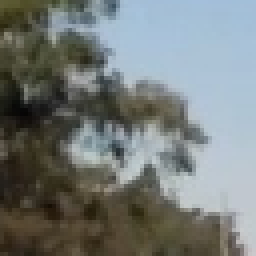
#> input picture data/non-vehicles/Extras/extra108.png, 64 x 64 px (shown 4 times larger); its folder holds only this picture in this run
$ jupyter execute --allow-errors Untitled.ipynb   (shell and % lines are left out)   (older library calls are emulated)
#> lines starting #> are read from the running program, lines starting #| are printed output that depends on the picture
### lesson_functions.py
import matplotlib.image as mpimg
import numpy as np
import cv2
from skimage.feature import hog
import matplotlib.pyplot as plt
# Define a function to return HOG features and visualization
def get_hog_features(img, orient, pix_per_cell, cell_per_block,
                        vis=False, feature_vec=True):
    # Call with two outputs if vis==True
    if vis == True:
        features, hog_image = hog(img, orientations=orient,
                                  pixels_per_cell=(pix_per_cell, pix_per_cell),
                                  cells_per_block=(cell_per_block, cell_per_block),
                                  transform_sqrt=True,
                                  visualise=vis, feature_vector=feature_vec)
        return features, hog_image
    # Otherwise call with one output
    else:
        features = hog(img, orientations=orient,
                       pixels_per_cell=(pix_per_cell, pix_per_cell),
                       cells_per_block=(cell_per_block, cell_per_block),
                       transform_sqrt=True,
                       visualise=vis, feature_vector=feature_vec)
        return features

# Define a function to compute binned color features
def bin_spatial(img, size=(32, 32)):
    # Use cv2.resize().ravel() to create the feature vector
    features = cv2.resize(img, size).ravel()
    # Return the feature vector
    return features
# [7 lines of commented-out code are left out]
def color_hist(img, nbins=32, bins_range=(0, 256)):
    # Compute the histogram of the color channels separately
    channel1_hist = np.histogram(img[:,:,0], bins=nbins, range=bins_range)
    channel2_hist = np.histogram(img[:,:,1], bins=nbins, range=bins_range)
    channel3_hist = np.histogram(img[:,:,2], bins=nbins, range=bins_range)
    # Concatenate the histograms into a single feature vector
    hist_features = np.concatenate((channel1_hist[0], channel2_hist[0], channel3_hist[0]))
    # Return the individual histograms, bin_centers and feature vector
    return hist_features

def convert_color(img, color_space='YCrCb'):
    if color_space != 'RGB':
        if color_space == 'HSV':
            feature_image = cv2.cvtColor(img, cv2.COLOR_BGR2HSV)
        elif color_space == 'LUV':
            feature_image = cv2.cvtColor(img, cv2.COLOR_BGR2LUV)
        elif color_space == 'HLS':
            feature_image = cv2.cvtColor(img, cv2.COLOR_BGR2HLS)
        elif color_space == 'YUV':
            feature_image = cv2.cvtColor(img, cv2.COLOR_BGR2YUV)
        elif color_space == 'YCrCb':
            feature_image = cv2.cvtColor(img, cv2.COLOR_BGR2YCrCb)
    else: feature_image = np.copy(img)
    return feature_image
# Define a function to extract features from a single image window
# This function is very similar to extract_features()
# just for a single image rather than list of images
def single_img_features(img, color_space='RGB', spatial_size=(32, 32),
                        hist_bins=32, orient=9,
                        pix_per_cell=8, cell_per_block=2, hog_channel=0,
                        spatial_feat=True, hist_feat=True, hog_feat=True):
    #1) Define an empty list to receive features
    img_features = []
    #2) Apply color conversion if other than 'RGB'
    feature_image = convert_color(img, color_space)
    # if np.amax(img) > 10:
    #     img = img.astype(np.float32)/255
    #3) Compute spatial features if flag is set
    if spatial_feat == True:
        spatial_features = bin_spatial(feature_image, size=spatial_size)
        #4) Append features to list
        img_features.append(spatial_features)
    #5) Compute histogram features if flag is set
    if hist_feat == True:
        hist_features = color_hist(feature_image, nbins=hist_bins)
        #6) Append features to list
        img_features.append(hist_features)
    #7) Compute HOG features if flag is set
    if hog_feat == True:
        if hog_channel == 'ALL':
            hog_features = []
            for channel in range(feature_image.shape[2]):
                hog_features.extend(get_hog_features(feature_image[:,:,channel],
                                    orient, pix_per_cell, cell_per_block,
                                    vis=False, feature_vec=True))
        else:
            hog_features = get_hog_features(feature_image[:,:,hog_channel], orient,
                        pix_per_cell, cell_per_block, vis=False, feature_vec=True)
        #8) Append features to list
        img_features.append(hog_features)

    #9) Return concatenated array of features
    return np.concatenate(img_features)

# Define a function to extract features from a list of images
# Have this function call bin_spatial() and color_hist()
def extract_features(imgs, color_space='RGB', spatial_size=(32, 32),
                        hist_bins=32, orient=9,
                        pix_per_cell=8, cell_per_block=2, hog_channel=0,
                        spatial_feat=True, hist_feat=True, hog_feat=True):
    # Create a list to append feature vectors to
    features = []
    # Iterate through the list of images
    for file in imgs:

        # img = plt.imread(file)
        img = cv2.imread(file)
        file_features = single_img_features(img, color_space=color_space, spatial_size=spatial_size,
                        hist_bins=hist_bins, orient=orient,
                        pix_per_cell=pix_per_cell, cell_per_block=cell_per_block, hog_channel=hog_channel,
                        spatial_feat=spatial_feat, hist_feat=hist_feat, hog_feat=hog_feat)
        features.append(file_features)
        # argument
        img=cv2.flip(img,1)

        file_features = single_img_features(img, color_space=color_space, spatial_size=spatial_size,
                        hist_bins=hist_bins, orient=orient,
                        pix_per_cell=pix_per_cell, cell_per_block=cell_per_block, hog_channel=hog_channel,
                        spatial_feat=spatial_feat, hist_feat=hist_feat, hog_feat=hog_feat)
        features.append(file_features)
    # Return list of feature vectors
    return features

# Define a function that takes an image,
# start and stop positions in both x and y,
# window size (x and y dimensions),
# and overlap fraction (for both x and y)
# [51 lines left out: functions slide_window, draw_boxes, not called in this run]


def showImg(image):
    plt.imshow(cv2.cvtColor(image, cv2.COLOR_BGR2RGB))
    plt.show()


### Untitled.ipynb
# Vehicle Detection

[cell 1]
# Histogram of Oriented Gradients (HOG)

# 1. Explain how (and identify where in your code) you extracted HOG features from the training images.

# I started by reading in all the vehicle and non-vehicle images.
# Here is an example of one of each of the vehicle and non-vehicle classes:

# read in data
import matplotlib.image as mpimg
import matplotlib.pyplot as plt
import numpy as np
import cv2
import glob
#from skimage.feature import hog
#from skimage import color, exposure
# images are divided up into vehicles and non-vehicles

def readVehicleList(name):
    carlist = []
    images = glob.glob('data/'+name+'/**/*.png', recursive=True)
    for file in images:
        carlist.append(file)

    return carlist

cars = readVehicleList('vehicles')
notcars = readVehicleList('non-vehicles')

# Define a function to return some characteristics of the dataset
def data_look(car_list, notcar_list):
    data_dict = {}
    # Define a key in data_dict "n_cars" and store the number of car images
    data_dict["n_cars"] = len(car_list)
    # Define a key "n_notcars" and store the number of notcar images
    data_dict["n_notcars"] = len(notcar_list)
    # Read in a test image, either car or notcar
    example_img = mpimg.imread(car_list[0])
    # Define a key "image_shape" and store the test image shape 3-tuple
    data_dict["image_shape"] = example_img.shape
    # Define a key "data_type" and store the data type of the test image.
    data_dict["data_type"] = example_img.dtype
    # Return data_dict
    return data_dict

#> (the rest of this cell did not finish here and is left out)

[cell 2]
# I then explored different color spaces and different skimage.hog() parameters
# (orientations, pixels_per_cell, and cells_per_block).
# I grabbed random images from each of the two classes and displayed them
# to get a feel for what the skimage.hog() output looks like.

from skimage.feature import hog

# Define a function to return HOG features and visualization
# [4 lines left out: function get_hog_features, not called in this run]

def get_rand_img_hog(cars, orient, pix_per_cell, cell_per_block):
    # Generate a random index to look at a car image
    ind = np.random.randint(0, len(cars))
    # Read in the image
    image = mpimg.imread(cars[ind])
    gray = cv2.cvtColor(image, cv2.COLOR_RGB2GRAY)
    # Call our function with vis=True to see an image output
    result = get_hog_features(gray, orient,
                            pix_per_cell, cell_per_block,
                            vis=True, feature_vec=False)
    return result, image
# Define HOG parameters
orient = 9
pix_per_cell = 8
cell_per_block = 2
#> (the rest of this cell did not finish here and is left out)

[cell 3]
# Here is an example using the YCrCb color space and HOG parameters of
# orientations=8, pixels_per_cell=(8, 8) and cells_per_block=(2, 2):

[cell 4]
# 2. Explain how you settled on your final choice of HOG parameters.
# I tried various combinations of parameters

from sklearn.preprocessing import StandardScaler

# Define a function to compute binned color features
def bin_spatial(img, size=(32, 32)):
    # Use cv2.resize().ravel() to create the feature vector
    features = cv2.resize(img, size).ravel()
    # Return the feature vector
    return features

# Define a function to compute color histogram features
def color_hist(img, nbins=32, bins_range=(0, 256)):
    # Compute the histogram of the color channels separately
    channel1_hist = np.histogram(img[:,:,0], bins=nbins, range=bins_range)
    channel2_hist = np.histogram(img[:,:,1], bins=nbins, range=bins_range)
    channel3_hist = np.histogram(img[:,:,2], bins=nbins, range=bins_range)
    # Concatenate the histograms into a single feature vector
    hist_features = np.concatenate((channel1_hist[0], channel2_hist[0], channel3_hist[0]))
    # Return the individual histograms, bin_centers and feature vector
    return hist_features

# Define a function to extract features from a list of images
# Have this function call bin_spatial() and color_hist()
def extract_features(imgs, cspace='RGB', spatial_size=(32, 32),
                        hist_bins=32, hist_range=(0, 256)):
    # Create a list to append feature vectors to
    features = []
    # Iterate through the list of images
    for file in imgs:
        # Read in each one by one
        image = mpimg.imread(file)
        # apply color conversion if other than 'RGB'
        if cspace != 'RGB':
            if cspace == 'HSV':
                feature_image = cv2.cvtColor(image, cv2.COLOR_RGB2HSV)
            elif cspace == 'LUV':
                feature_image = cv2.cvtColor(image, cv2.COLOR_RGB2LUV)
            elif cspace == 'HLS':
                feature_image = cv2.cvtColor(image, cv2.COLOR_RGB2HLS)
            elif cspace == 'YUV':
                feature_image = cv2.cvtColor(image, cv2.COLOR_RGB2YUV)
        else: feature_image = np.copy(image)
        # Apply bin_spatial() to get spatial color features
        spatial_features = bin_spatial(feature_image, size=spatial_size)
        # Apply color_hist() also with a color space option now
        hist_features = color_hist(feature_image, nbins=hist_bins, bins_range=hist_range)
        # Append the new feature vector to the features list
        features.append(np.concatenate((spatial_features, hist_features)))
    # Return list of feature vectors
    return features


car_features = extract_features(cars, cspace='RGB', spatial_size=(32, 32),
                        hist_bins=32, hist_range=(0, 256))
notcar_features = extract_features(notcars, cspace='RGB', spatial_size=(32, 32),
                        hist_bins=32, hist_range=(0, 256))
#> call 2 of extract_features, with cspace = 'RGB', spatial_size = (32, 32), hist_bins = 32, hist_range = (0, 256)
#> in extract_features, image is the input picture: shape (64, 64, 3) float32; mean R, G, B 0.458, 0.481, 0.474
#> in bin_spatial, `features = cv2.resize(img, size).ravel()`: features = 3072 values, max 0.858 at index 149, min 0.0343 at index 1355, mean 0.471
#> in extract_features (call 2), `spatial_features = bin_spatial(feature_image, size=spatial_size)`: spatial_features has the same summary as features in bin_spatial
#> in color_hist, `hist_features = np.concatenate((channel1_hist[0], channel2_hist[0], ch..`: hist_features = 96 values, max 4096 at index 0, min 0 at index 1, mean 128
#> pass 2 of the loop in extract_features, `for file in imgs:`:
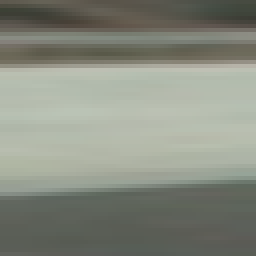
#> input picture data/non-vehicles/GTI/image1054.png, 64 x 64 px (shown 4 times larger)
#> in extract_features, image is the input picture: shape (64, 64, 3) float32; mean R, G, B 0.53, 0.546, 0.5
#> in extract_features (call 2), `spatial_features = bin_spatial(feature_image, size=spatial_size)`: spatial_features = 3072 values, max 0.76 at index 1363, min 0.208 at index 98, mean 0.525
#> notcar_features = 2 items

if len(car_features) > 0:
    # Create an array stack of feature vectors
    X = np.vstack((car_features, notcar_features)).astype(np.float64)
#     y = np.vstack(([1]*len(car_features), [0]*len(notcar_features))).astype(np.float64)
    # Fit a per-column scaler
    X_scaler = StandardScaler().fit(X)
    # Apply the scaler to X
    scaled_X = X_scaler.transform(X)
    car_ind = np.random.randint(0, len(cars))
    # Plot an example of raw and scaled features
    fig = plt.figure(figsize=(12,4))
    plt.subplot(131)
    plt.imshow(mpimg.imread(cars[car_ind]))
    plt.title('Original Image')
    plt.subplot(132)
    plt.plot(X[car_ind])
    plt.title('Raw Features')
    plt.subplot(133)
    plt.plot(scaled_X[car_ind])
    plt.title('Normalized Features')
    fig.tight_layout()
else:
    print('Your function only returns empty feature vectors...')

# features =

[cell 5]
from sklearn.model_selection import train_test_split
y = np.hstack((np.ones(len(car_features)),
              np.zeros(len(notcar_features))))
#> y = [0, 0]
# Split up data into randomized training and test sets
rand_state = np.random.randint(0, 100)
#> (the rest of this cell did not finish here and is left out)

[cell 6]
# 3. Describe how (and identify where in your code) you trained a classifier
# using your selected HOG features (and color features if you used them).
# I trained a linear SVM
from sklearn import svm
from sklearn.model_selection import GridSearchCV
from sklearn.svm import LinearSVC
import time

parameters = {'kernel':('linear', 'rbf'), 'C':[1, 10]}
svr = svm.SVC()
clf = GridSearchCV(svr, parameters)
clf = LinearSVC()
t=time.time()
#> (the rest of this cell did not finish here and is left out)

[cell 7]
# Sliding Window Search

# 1. Describe how (and identify where in your code) you implemented a sliding window search.
# How did you decide what scales to search and how much to overlap windows?
# I decided to search random window positions at random scales all over the image
# and came up with this (ok just kidding I didn't actually ;):
import numpy as np
import cv2
import matplotlib.pyplot as plt
import matplotlib.image as mpimg

#> (the rest of this cell did not finish here and is left out)

[cell 8]
# 2. Show some examples of test images to demonstrate how your pipeline is working.
# What did you do to optimize the performance of your classifier?
# Ultimately I searched on two scales using
# YCrCb 3-channel HOG features plus spatially binned color and histograms of color in the feature vector,
# which provided a nice result. Here are some example images:
import matplotlib.image as mpimg
import matplotlib.pyplot as plt
import numpy as np
import cv2
import glob
import time
from sklearn.svm import LinearSVC
from sklearn.preprocessing import StandardScaler
from skimage.feature import hog
from lesson_functions import *
# NOTE: the next import is only valid for scikit-learn version <= 0.17
# for scikit-learn >= 0.18 use:
# from sklearn.model_selection import train_test_split
from sklearn.cross_validation import train_test_split


# Read in cars and notcars
def readVehicleList(name):
    carlist = []
    images = glob.glob('data/'+name+'/**/*.png', recursive=True)
    for file in images:
        carlist.append(file)

    return carlist

cars = readVehicleList('vehicles')
#> in readVehicleList, `carlist = []`: carlist = []
#> cars = []
notcars = readVehicleList('non-vehicles')


# Reduce the sample size because
# The quiz evaluator times out after 13s of CPU time
sample_size = 500
cars = cars[0:sample_size]
notcars = notcars[0:sample_size]

### TODO: Tweak these parameters and see how the results change.
color_space = 'HLS' # Can be RGB, HSV, LUV, HLS, YUV, YCrCb
orient = 16  # HOG orientations
pix_per_cell = 10 # HOG pixels per cell
cell_per_block = 5 # HOG cells per block
hog_channel = 'ALL' # Can be 0, 1, 2, or "ALL"
spatial_size = (10, 10) # Spatial binning dimensions
hist_bins = 20    # Number of histogram bins
spatial_feat = True # Spatial features on or off
hist_feat = True # Histogram features on or off
hog_feat = True # HOG features on or off

car_features = extract_features(cars, color_space=color_space,
                        spatial_size=spatial_size, hist_bins=hist_bins,
                        orient=orient, pix_per_cell=pix_per_cell,
                        cell_per_block=cell_per_block,
                        hog_channel=hog_channel, spatial_feat=spatial_feat,
                        hist_feat=hist_feat, hog_feat=hog_feat)
#> car_features = []
notcar_features = extract_features(notcars, color_space=color_space,
                        spatial_size=spatial_size, hist_bins=hist_bins,
                        orient=orient, pix_per_cell=pix_per_cell,
                        cell_per_block=cell_per_block,
                        hog_channel=hog_channel, spatial_feat=spatial_feat,
                        hist_feat=hist_feat, hog_feat=hog_feat)
#> call 2 of extract_features, with color_space = 'HLS', spatial_size = (10, 10), hist_bins = 20, orient = 16, pix_per_cell = 10, cell_per_block = 5, hog_channel = 'ALL', spatial_feat = True
#> in convert_color, `feature_image = cv2.cvtColor(img, cv2.COLOR_BGR2HLS)`: feature_image: shape (64, 64, 3); mean of channels 0, 1, 2 62.1, 119.2, 48.9
#> in bin_spatial, `features = cv2.resize(img, size).ravel()`: features = 300 values, max 200 at index 205, min 3 at index 107, mean 76.58
#> in single_img_features, `spatial_features = bin_spatial(feature_image, size=spatial_size)`: spatial_features has the same summary as features in bin_spatial
#> in color_hist, `hist_features = np.concatenate((channel1_hist[0], channel2_hist[0], ch..`: hist_features = 60 values, max 1190 at index 1, min 0 at index 10, mean 204.8
#> after the loop in single_img_features, `for channel in range(feature_image.shape[2]):`: hog_features = 4800 values, max 0.227 at index 888, min 0 at index 7, mean 0.0331
#> in extract_features (call 2), `file_features = single_img_features(img, color_space=color_space, spat..`: file_features = 5160 values, max 1190 at index 301, min 0 at index 310, mean 6.86
#> in extract_features (call 2), `img=cv2.flip(img,1)`:
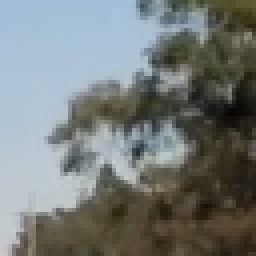
#> img: shape (64, 64, 3) (shown 4 times larger); mean B, G, R 120.8, 122.7, 116.9
#> in convert_color (call 2), `feature_image = cv2.cvtColor(img, cv2.COLOR_BGR2HLS)`: feature_image: shape (64, 64, 3); mean of channels 0, 1, 2 62.1, 119.2, 48.9
#> pass 2 of the loop in extract_features, `for file in imgs:`:
#> feature_image: shape (64, 64, 3); mean of channels 0, 1, 2 41, 133.8, 18.7
#> file_features = 5160 values, max 2626 at index 303, min 0 at index 306, mean 6.18
#> in extract_features (call 2), `img=cv2.flip(img,1)`:
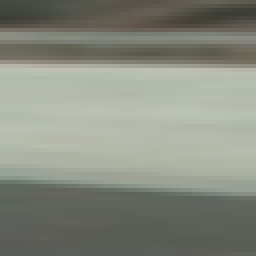
#> img: shape (64, 64, 3) (shown 4 times larger); mean B, G, R 127.5, 139.2, 135.1
#> feature_image: shape (64, 64, 3); mean of channels 0, 1, 2 41, 133.8, 18.7
#> notcar_features = 4 items

#> (the rest of this cell did not finish here and is left out)
